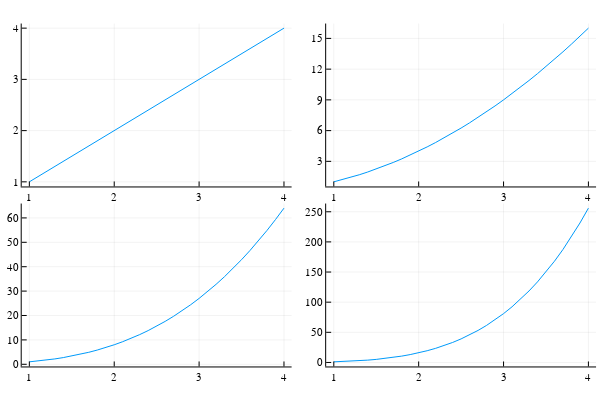

The notebook cell saved with this chart:
### Markdown cell above
## Panelled Plots
To create plots with multiple panels, we just specify each plot individually, and the call the `plot()` function again on all of the plots that we want to include, with additional options to determine the layout

### Code cell
x = 1:0.1:4 # specifying a range of values from 1 to 4 at 0.1 increments
p1 = plot(x, x)
p2 = plot(x, x.^2)
p3 = plot(x, x.^3)
p4 = plot(x, x.^4)
plot(p1, p2, p3, p4, layout=(2,2), legend=false)

### Figure 1 — Plotly figure (JSON) as saved in the notebook; plotly's stock layout.template omitted (floating-point values rounded to 4 significant figures)
{"data": [{"colorbar": {"title": ""}, "legendgroup": "y1", "line": {"color": "rgba(0, 154, 250, 1.000)", "dash": "solid", "shape": "linear", "width": 1}, "mode": "lines", "name": "y1", "showlegend": true, "type": "scatter", "x": [1, 1.1, 1.2, 1.3, 1.4, 1.5, 1.6, 1.7, 1.8, 1.9, 2, 2.1, 2.2, 2.3, 2.4, 2.5, 2.6, 2.7, 2.8, 2.9, 3, 3.1, 3.2, 3.3, 3.4, 3.5, 3.6, 3.7, 3.8, 3.9, 4], "xaxis": "x1", "y": [1, 1.1, 1.2, 1.3, 1.4, 1.5, 1.6, 1.7, 1.8, 1.9, 2, 2.1, 2.2, 2.3, 2.4, 2.5, 2.6, 2.7, 2.8, 2.9, 3, 3.1, 3.2, 3.3, 3.4, 3.5, 3.6, 3.7, 3.8, 3.9, 4], "yaxis": "y1", "zmax": null, "zmin": null}, {"colorbar": {"title": ""}, "legendgroup": "y1", "line": {"color": "rgba(0, 154, 250, 1.000)", "dash": "solid", "shape": "linear", "width": 1}, "mode": "lines", "name": "y1", "showlegend": true, "type": "scatter", "x": [1, 1.1, 1.2, 1.3, 1.4, 1.5, 1.6, 1.7, 1.8, 1.9, 2, 2.1, 2.2, 2.3, 2.4, 2.5, 2.6, 2.7, 2.8, 2.9, 3, 3.1, 3.2, 3.3, 3.4, 3.5, 3.6, 3.7, 3.8, 3.9, 4], "xaxis": "x2", "y": [1, 1.21, 1.44, 1.69, 1.96, 2.25, 2.56, 2.89, 3.24, 3.61, 4, 4.41, 4.84, 5.29, 5.76, 6.25, 6.76, 7.29, 7.84, 8.41, 9, 9.61, 10.24, 10.89, 11.56, 12.25, 12.96, 13.69, 14.44, 15.21, 16], "yaxis": "y2", "zmax": null, "zmin": null}, {"colorbar": {"title": ""}, "legendgroup": "y1", "line": {"color": "rgba(0, 154, 250, 1.000)", "dash": "solid", "shape": "linear", "width": 1}, "mode": "lines", "name": "y1", "showlegend": true, "type": "scatter", "x": [1, 1.1, 1.2, 1.3, 1.4, 1.5, 1.6, 1.7, 1.8, 1.9, 2, 2.1, 2.2, 2.3, 2.4, 2.5, 2.6, 2.7, 2.8, 2.9, 3, 3.1, 3.2, 3.3, 3.4, 3.5, 3.6, 3.7, 3.8, 3.9, 4], "xaxis": "x3", "y": [1, 1.331, 1.728, 2.197, 2.744, 3.375, 4.096, 4.913, 5.832, 6.859, 8, 9.261, 10.65, 12.17, 13.82, 15.62, 17.58, 19.68, 21.95, 24.39, 27, 29.79, 32.77, 35.94, 39.3, 42.88, 46.66, 50.65, 54.87, 59.32, 64], "yaxis": "y3", "zmax": null, "zmin": null}, {"colorbar": {"title": ""}, "legendgroup": "y1", "line": {"color": "rgba(0, 154, 250, 1.000)", "dash": "solid", "shape": "linear", "width": 1}, "mode": "lines", "name": "y1", "showlegend": true, "type": "scatter", "x": [1, 1.1, 1.2, 1.3, 1.4, 1.5, 1.6, 1.7, 1.8, 1.9, 2, 2.1, 2.2, 2.3, 2.4, 2.5, 2.6, 2.7, 2.8, 2.9, 3, 3.1, 3.2, 3.3, 3.4, 3.5, 3.6, 3.7, 3.8, 3.9, 4], "xaxis": "x4", "y": [1, 1.464, 2.074, 2.856, 3.842, 5.062, 6.554, 8.352, 10.5, 13.03, 16, 19.45, 23.43, 27.98, 33.18, 39.06, 45.7, 53.14, 61.47, 70.73, 81, 92.35, 104.9, 118.6, 133.6, 150.1, 168.0, 187.4, 208.5, 231.3, 256], "yaxis": "y4", "zmax": null, "zmin": null}], "layout": {"annotations": [], "height": 400, "margin": {"b": 20, "l": 0, "r": 0, "t": 20}, "paper_bgcolor": "rgba(255, 255, 255, 1.000)", "plot_bgcolor": "rgba(255, 255, 255, 1.000)", "showlegend": false, "width": 600, "xaxis1": {"anchor": "y1", "domain": [0.03619, 0.486], "gridcolor": "rgba(0, 0, 0, 0.100)", "gridwidth": 0.5, "linecolor": "rgba(0, 0, 0, 1.000)", "mirror": false, "range": [0.91, 4.09], "showgrid": true, "showline": true, "showticklabels": true, "tickangle": 0, "tickcolor": "rgb(0, 0, 0)", "tickfont": {"color": "rgba(0, 0, 0, 1.000)", "family": "sans-serif", "size": 11}, "tickmode": "array", "ticks": "inside", "ticktext": ["1", "2", "3", "4"], "tickvals": [1, 2, 3, 4], "title": "", "titlefont": {"color": "rgba(0, 0, 0, 1.000)", "family": "sans-serif", "size": 15}, "type": "-", "visible": true, "zeroline": false, "zerolinecolor": "rgba(0, 0, 0, 1.000)"}, "xaxis2": {"anchor": "y2", "domain": [0.5436, 0.9934], "gridcolor": "rgba(0, 0, 0, 0.100)", "gridwidth": 0.5, "linecolor": "rgba(0, 0, 0, 1.000)", "mirror": false, "range": [0.91, 4.09], "showgrid": true, "showline": true, "showticklabels": true, "tickangle": 0, "tickcolor": "rgb(0, 0, 0)", "tickfont": {"color": "rgba(0, 0, 0, 1.000)", "family": "sans-serif", "size": 11}, "tickmode": "array", "ticks": "inside", "ticktext": ["1", "2", "3", "4"], "tickvals": [1, 2, 3, 4], "title": "", "titlefont": {"color": "rgba(0, 0, 0, 1.000)", "family": "sans-serif", "size": 15}, "type": "-", "visible": true, "zeroline": false, "zerolinecolor": "rgba(0, 0, 0, 1.000)"}, "xaxis3": {"anchor": "y3", "domain": [0.03619, 0.486], "gridcolor": "rgba(0, 0, 0, 0.100)", "gridwidth": 0.5, "linecolor": "rgba(0, 0, 0, 1.000)", "mirror": false, "range": [0.91, 4.09], "showgrid": true, "showline": true, "showticklabels": true, "tickangle": 0, "tickcolor": "rgb(0, 0, 0)", "tickfont": {"color": "rgba(0, 0, 0, 1.000)", "family": "sans-serif", "size": 11}, "tickmode": "array", "ticks": "inside", "ticktext": ["1", "2", "3", "4"], "tickvals": [1, 2, 3, 4], "title": "", "titlefont": {"color": "rgba(0, 0, 0, 1.000)", "family": "sans-serif", "size": 15}, "type": "-", "visible": true, "zeroline": false, "zerolinecolor": "rgba(0, 0, 0, 1.000)"}, "xaxis4": {"anchor": "y4", "domain": [0.5436, 0.9934], "gridcolor": "rgba(0, 0, 0, 0.100)", "gridwidth": 0.5, "linecolor": "rgba(0, 0, 0, 1.000)", "mirror": false, "range": [0.91, 4.09], "showgrid": true, "showline": true, "showticklabels": true, "tickangle": 0, "tickcolor": "rgb(0, 0, 0)", "tickfont": {"color": "rgba(0, 0, 0, 1.000)", "family": "sans-serif", "size": 11}, "tickmode": "array", "ticks": "inside", "ticktext": ["1", "2", "3", "4"], "tickvals": [1, 2, 3, 4], "title": "", "titlefont": {"color": "rgba(0, 0, 0, 1.000)", "family": "sans-serif", "size": 15}, "type": "-", "visible": true, "zeroline": false, "zerolinecolor": "rgba(0, 0, 0, 1.000)"}, "yaxis1": {"anchor": "x1", "domain": [0.5376, 0.9902], "gridcolor": "rgba(0, 0, 0, 0.100)", "gridwidth": 0.5, "linecolor": "rgba(0, 0, 0, 1.000)", "mirror": false, "range": [0.91, 4.09], "showgrid": true, "showline": true, "showticklabels": true, "tickangle": 0, "tickcolor": "rgb(0, 0, 0)", "tickfont": {"color": "rgba(0, 0, 0, 1.000)", "family": "sans-serif", "size": 11}, "tickmode": "array", "ticks": "inside", "ticktext": ["1", "2", "3", "4"], "tickvals": [1, 2, 3, 4], "title": "", "titlefont": {"color": "rgba(0, 0, 0, 1.000)", "family": "sans-serif", "size": 15}, "type": "-", "visible": true, "zeroline": false, "zerolinecolor": "rgba(0, 0, 0, 1.000)"}, "yaxis2": {"anchor": "x2", "domain": [0.5376, 0.9902], "gridcolor": "rgba(0, 0, 0, 0.100)", "gridwidth": 0.5, "linecolor": "rgba(0, 0, 0, 1.000)", "mirror": false, "range": [0.55, 16.45], "showgrid": true, "showline": true, "showticklabels": true, "tickangle": 0, "tickcolor": "rgb(0, 0, 0)", "tickfont": {"color": "rgba(0, 0, 0, 1.000)", "family": "sans-serif", "size": 11}, "tickmode": "array", "ticks": "inside", "ticktext": ["3", "6", "9", "12", "15"], "tickvals": [3, 6, 9, 12, 15], "title": "", "titlefont": {"color": "rgba(0, 0, 0, 1.000)", "family": "sans-serif", "size": 15}, "type": "-", "visible": true, "zeroline": false, "zerolinecolor": "rgba(0, 0, 0, 1.000)"}, "yaxis3": {"anchor": "x3", "domain": [0.03762, 0.4902], "gridcolor": "rgba(0, 0, 0, 0.100)", "gridwidth": 0.5, "linecolor": "rgba(0, 0, 0, 1.000)", "mirror": false, "range": [-0.89, 65.89], "showgrid": true, "showline": true, "showticklabels": true, "tickangle": 0, "tickcolor": "rgb(0, 0, 0)", "tickfont": {"color": "rgba(0, 0, 0, 1.000)", "family": "sans-serif", "size": 11}, "tickmode": "array", "ticks": "inside", "ticktext": ["0", "10", "20", "30", "40", "50", "60"], "tickvals": [0, 10, 20, 30, 40, 50, 60], "title": "", "titlefont": {"color": "rgba(0, 0, 0, 1.000)", "family": "sans-serif", "size": 15}, "type": "-", "visible": true, "zeroline": false, "zerolinecolor": "rgba(0, 0, 0, 1.000)"}, "yaxis4": {"anchor": "x4", "domain": [0.03762, 0.4902], "gridcolor": "rgba(0, 0, 0, 0.100)", "gridwidth": 0.5, "linecolor": "rgba(0, 0, 0, 1.000)", "mirror": false, "range": [-6.65, 263.6], "showgrid": true, "showline": true, "showticklabels": true, "tickangle": 0, "tickcolor": "rgb(0, 0, 0)", "tickfont": {"color": "rgba(0, 0, 0, 1.000)", "family": "sans-serif", "size": 11}, "tickmode": "array", "ticks": "inside", "ticktext": ["0", "50", "100", "150", "200", "250"], "tickvals": [0, 50, 100, 150, 200, 250], "title": "", "titlefont": {"color": "rgba(0, 0, 0, 1.000)", "family": "sans-serif", "size": 15}, "type": "-", "visible": true, "zeroline": false, "zerolinecolor": "rgba(0, 0, 0, 1.000)"}}}
